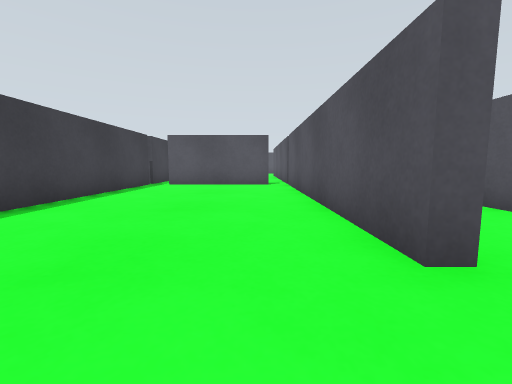
[1] (above)

20 first-person views from a walk through a Gazebo world. The camera is 0.39 m above the floor, tilts 6° down and sees 90° across. The floor is counted in squares, 0.5 m on a side. Each view is taken from the middle of a square. On the plan, view 1 faces up. The plan holds only what a view shows up to about 9 squares ahead; the rest is blank.

[2]
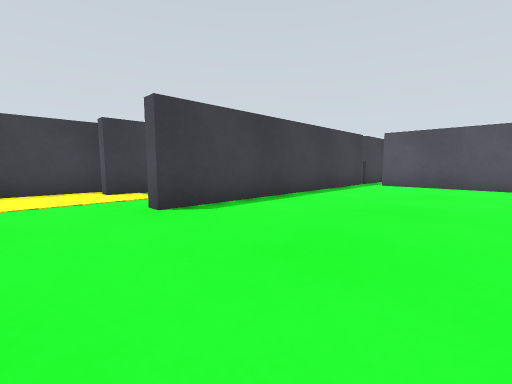

[3]
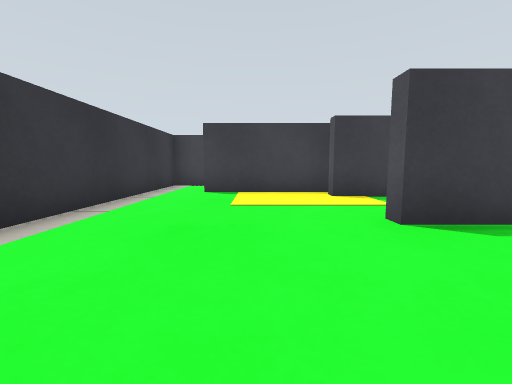

[4]
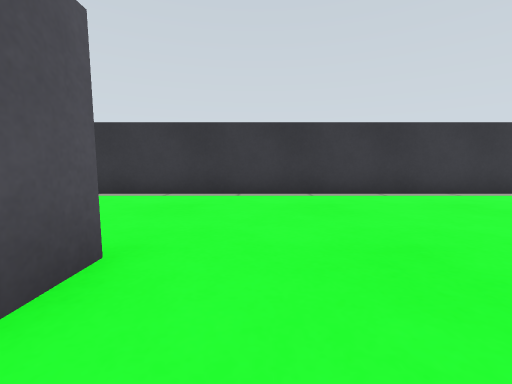

[5]
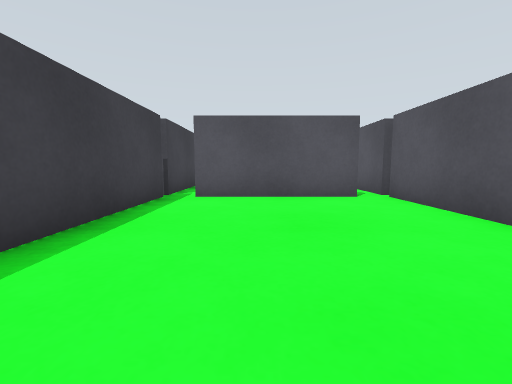

[6]
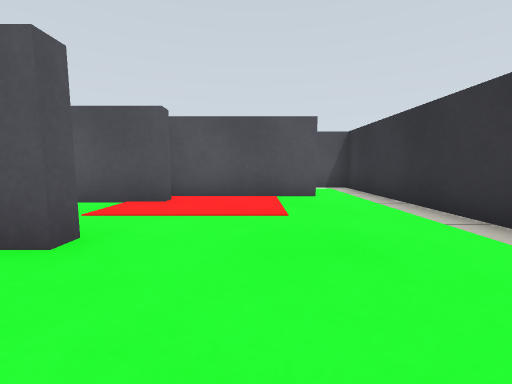

[7]
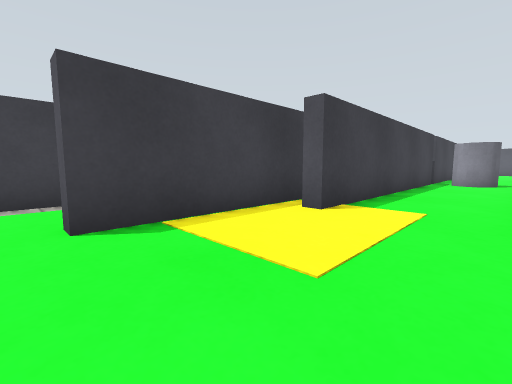

[8]
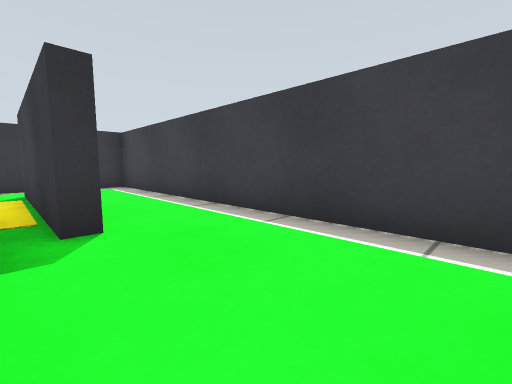

[9]
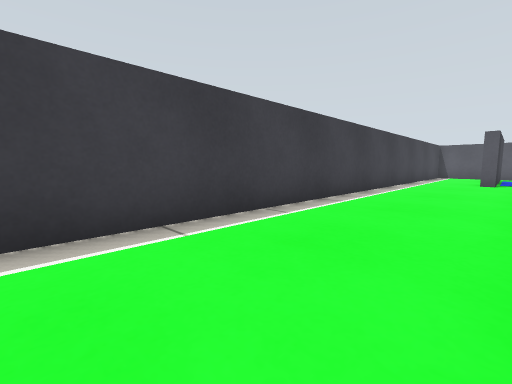

[10]
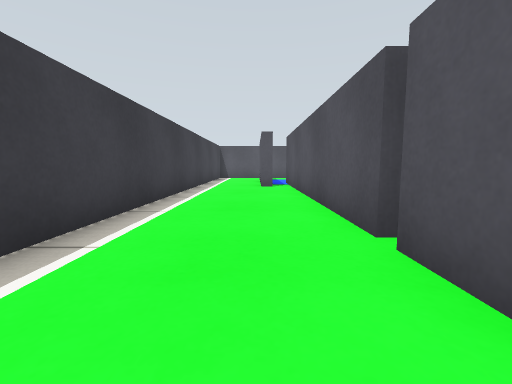

[11]
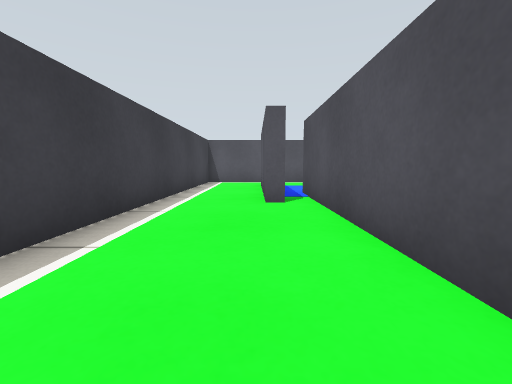

[12]
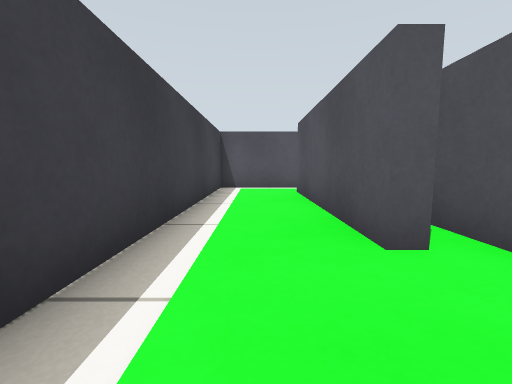

[13]
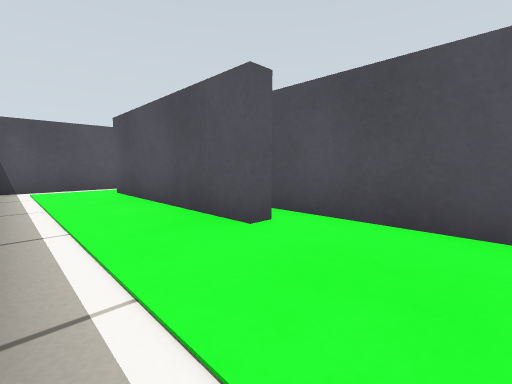

[14]
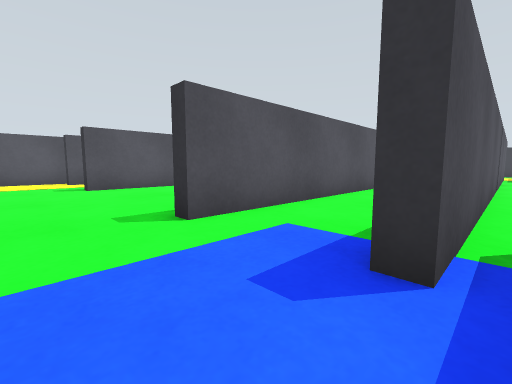

[15]
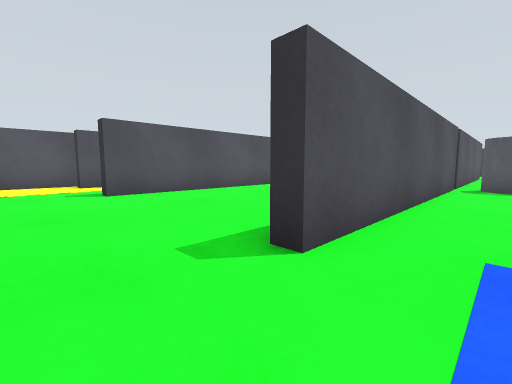

[16]
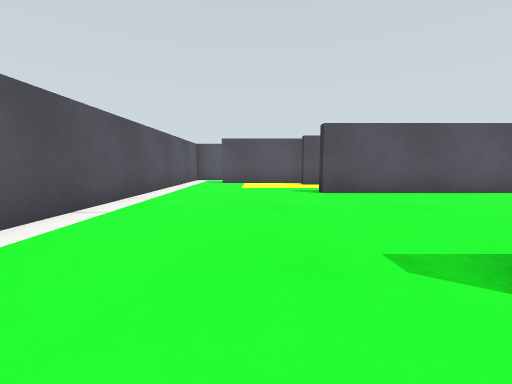

[17]
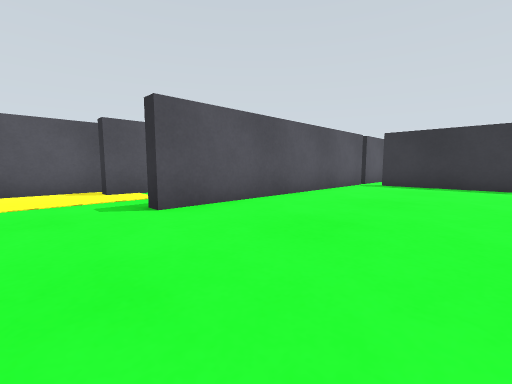

[18]
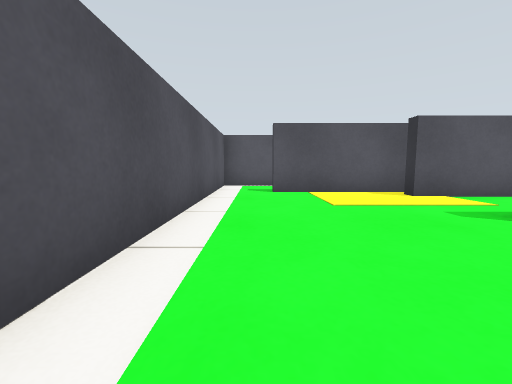

[19]
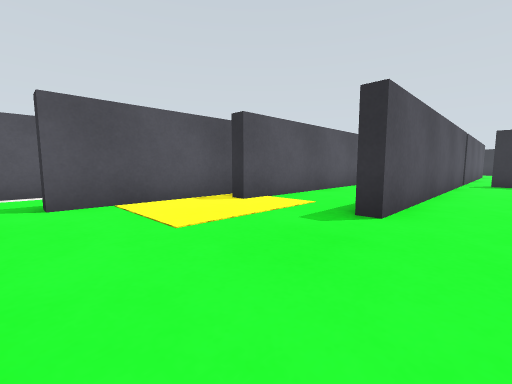

[20]
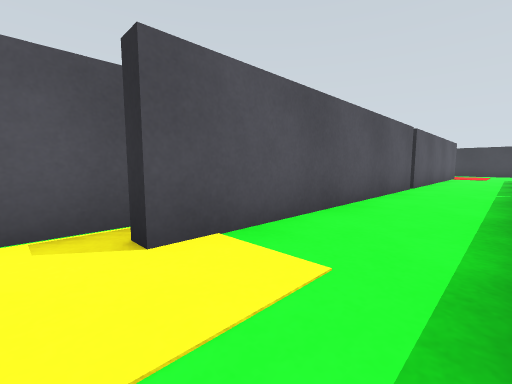

### Floor plan
Ten units are one square. View 1 is at (0, 0); x grows to the right and y downward. Boxes are objects, and circles mark ways between rooms. Rooms are numbered by the first view taken in them; rooms with no view inside come last. Other rooms are left out.
<svg viewBox="-118 -248 183 286">
<path fill="none" stroke="#000" d="M18 -19 13 -19 13 -104M-73 -19 -78 -19M-84 -37 -84 15 -89 15M48 -19 43 -19M54 16 54 -21M6 -103 -35 -103M-43 -104 -43 -19 -48 -19M-96 33 56 33M-77 -106 -77 -174M-77 -85 -77 -104M-84 -173 -88 -173 -88 -225M-89 -37 -84 -37M-94 -243 -113 -243 -113 26M-106 33 -96 33M-43 -131 -43 -106M-31 -107 5 -107M13 -106 13 -191 18 -191M-47 -106 -47 -191 -42 -191M-77 -174 -77 -191 -72 -191M54 -185 54 -225M-47 -94 -47 -104M43 -106 43 -191 48 -191M43 -94 43 -104M-73 -86 -73 -19M56 -243 -29 -243M-82 -243 -94 -243M43 -19 43 -49"/>
<rect x="-65" y="-115" width="10" height="20" fill="#bbb"><title>grey cylinder</title></rect>
<circle cx="-80" cy="-25" r="3" fill="#2a7"/>
<circle cx="-90" cy="25" r="3" fill="#2a7"/>
<circle cx="-55" cy="-20" r="3" fill="#2a7"/>
<circle cx="10" cy="-110" r="3" fill="#2a7"/>
<circle cx="20" cy="-105" r="3" fill="#2a7"/>
<circle cx="35" cy="-20" r="3" fill="#2a7"/>
<circle cx="-80" cy="-185" r="3" fill="#2a7"/>
<circle cx="-90" cy="-235" r="3" fill="#2a7"/>
<text x="-20" y="-20">1</text>
<text x="-100" y="-110">2</text>
<text x="-10" y="-160">3</text>
</svg>
Room 1 opens to room 2. Room 1 opens to room 3. Room 2 opens to room 3.

Where each view was taken, in squares from view 1:
view 1: 0 up, 0 right, facing up
view 2: 0 up, 0 right, facing up-left
view 3: 0 up, 1 left, facing left
view 4: 4 up, 0 right, facing down
view 5: 4 up, 2 left, facing up
view 6: 0 up, 1 left, facing right
view 7: 2 down, 5 left, facing up-left
view 8: 7 up, 8 left, facing down-left
view 9: 5 up, 8 left, facing up-left
view 10: 8 up, 9 left, facing up
view 11: 12 up, 9 left, facing up
view 12: 15 up, 10 left, facing up
view 13: 15 up, 11 left, facing up-right
view 14: 21 up, 8 left, facing down-right
view 15: 21 up, 6 left, facing down-right
view 16: 21 up, 6 left, facing right
view 17: 21 up, 3 left, facing down-right
view 18: 23 up, 2 left, facing right
view 19: 23 up, 0 right, facing down-right
view 20: 20 up, 2 right, facing down-right
